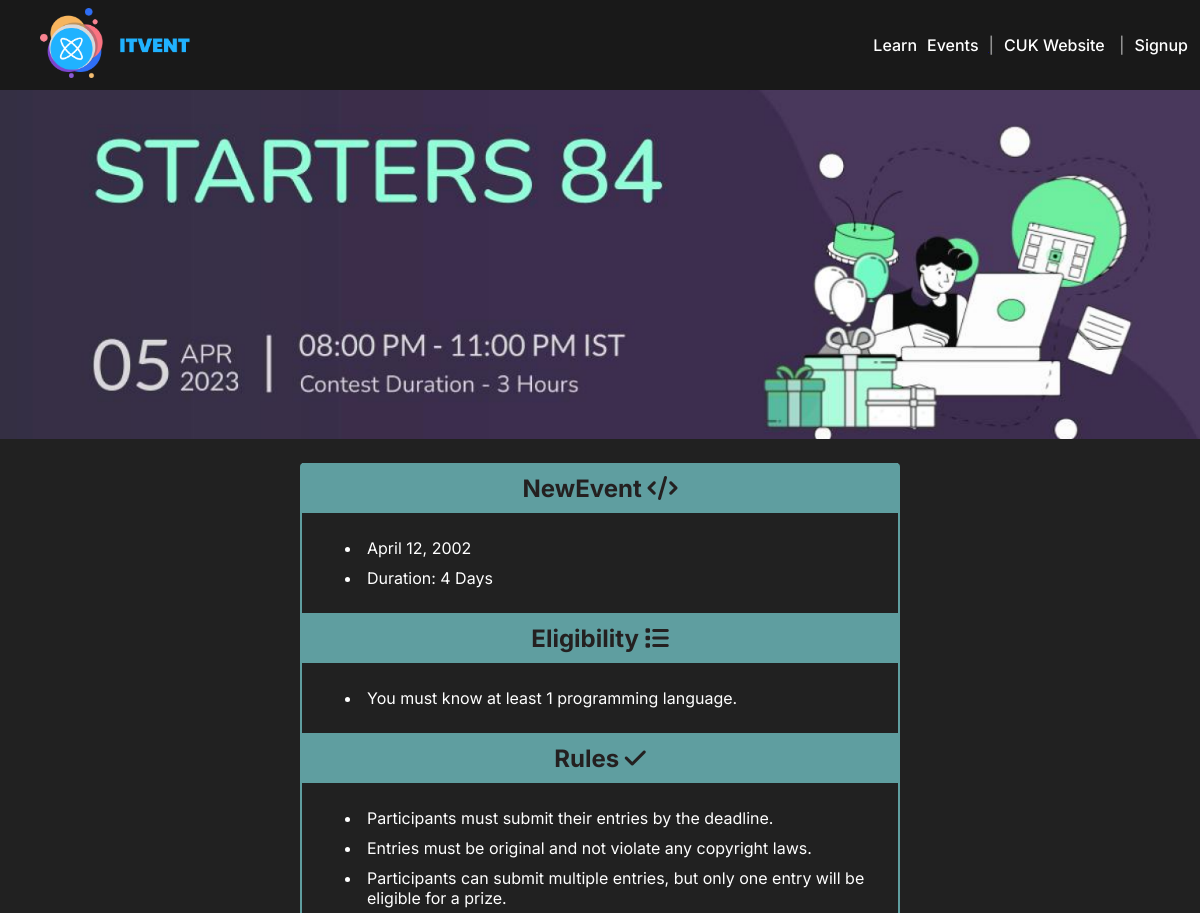
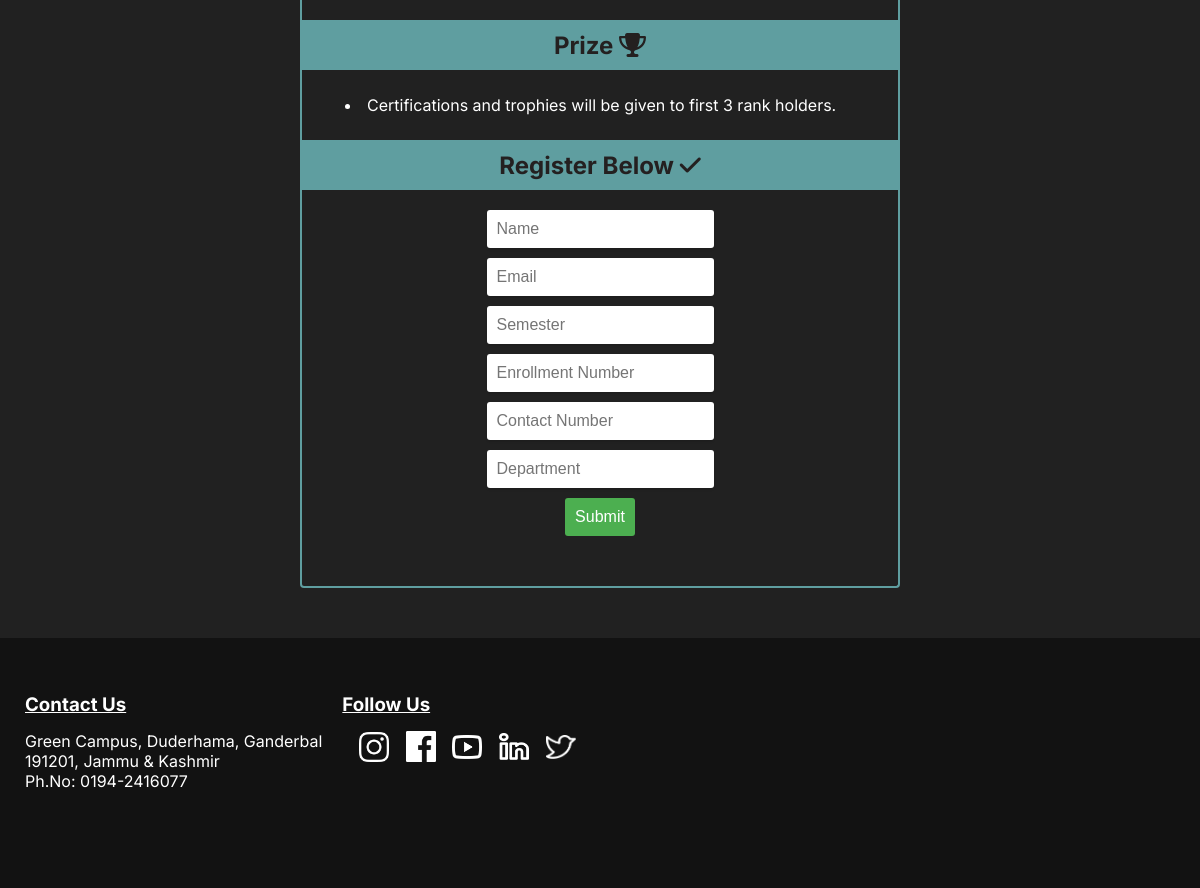
Screenshot of /events/ with the database file from the repository (2 pictures, top to bottom).
### events/models.py (models this page shows)
class Event(models.Model):
    image = models.ImageField(upload_to='media/events/images/')
    title = models.CharField(max_length=77)
    month = models.CharField(max_length=12)
    day = models.CharField(max_length=14)
    year = models.CharField(max_length=4)
    duration = models.CharField(max_length=10)
    eligibility = models.CharField(max_length=1024, default='You must know at least 1 programming language.')
    prize = models.CharField(max_length=1024, default='Certifications and trophies will be given to first 3 rank holders.')

### events/views.py (the view)
# urls.py: path('', views.events, name='events'),
def events(request):
    if request.method == 'POST':
        form = EventRegistrationForm(request.POST)
        if form.is_valid():
            name = form.cleaned_data['name']
            email = form.cleaned_data['email']
            semester = form.cleaned_data['semester']
            enrolment_no = form.cleaned_data['enrolment_no']
            contact_no = form.cleaned_data['contact_no']
            department = form.cleaned_data['department']
            register_data = EventRegistration(name=name, email=email, semester=semester, enrolment_no=enrolment_no, contact_no=contact_no, department=department)
            register_data.save()
            return HttpResponseRedirect('sucess/')
    else:
        form = EventRegistrationForm()
    event = Event.objects.first()  # Assuming you want to fetch the first event
    context = {
        'form': form,
        'event': event,
    }
    return render(request, 'events/events.html', context)

### events/templates/events/events.html (shortened to what this page needs)
{% extends 'homepage/base.html' %} {% load static %}
{% block styleblock %}
<link rel="stylesheet" href="{% static 'events/css/event-style.css' %}" />
{% endblock styleblock %}
{% block mainpage %}
{% if event%}
<div class="event-container">
  <img src="{{ event.image.url}}" width="6000" />
  <div class="contest">
      <div class="main">
        <h2>{{ event.title }} <i class="fa-solid fa-code"></i></h2>
      </div>
      <div class="body">
        <ul>
          <li>{{ event.month }} {{ event.day }}, {{ event.year }}</li>
          <li>Duration: {{ event.duration }}</li>
        </ul>
      </div>
      <div class="main">
        <h2>Eligibility <i class="fa-solid fa-list"></i></h2>
      </div>
      <div class="body">
        <ul>
          <li>{{ event.eligibility }}</li>
        </ul>
      </div>
      <div class="main">
        <h2>Rules <i class="fa-solid fa-check"></i></h2>
      </div>
      <div class="body">
        <ul>
          <li>Participants must submit their entries by the deadline.</li>
          <li>Entries must be original and not violate any copyright laws.</li>
          <li>
            Participants can submit multiple entries, but only one entry will be
            eligible for a prize.
          </li>
        </ul>
      </div>
      <div class="main">
        <h2>Prize <i class="fa-solid fa-trophy"></i></h2>
      </div>
      <div class="body">
        <ul>
          <li>{{ event.prize }}</li>
        </ul>
      </div>
    <div class="main">
      <h2>Register Below <i class="fa-solid fa-check"></i></h2>
    </div>
    <div class="form-container">
      <form action="" method="POST">
          {{ form.as_p }}
        <input type="submit" value="Submit" />
      </form>
    </div>
  </div>
</div>
{% else %}
  <div class="event-container-false">
    <img src="{% static 'events/images/no events.png' %}" alt="" width="300px">
  </div>
{% endif %}
{% endblock mainpage %}

### homepage/static/homepage/css/styles.css (style rules this page uses)
* { margin: 0px; }

### homepage/static/homepage/css/main-page.css (style rules this page uses)
html { font-family: inter; box-sizing: border-box; }

### events/static/events/css/event-style.css (style rules this page uses)
.event-container { background-color: #212121; margin-top: 90px; padding-bottom: 50px; }
.event-container > img { max-width: 100%; max-height: 100%; object-fit: cover; }
.contest { font-family: inter; border-radius: 4px; border: 2px solid cadetblue; border-top: 2px; height: auto; margin-top: 20px; margin-left: 25%; margin-right: 25%; padding-bottom: 30px; }
.main { height: 50px; display: flex; align-items: center; justify-content: center; color: rgb(36, 32, 32); background-color: cadetblue; }
.body { padding: 20px; }
.body > ul > li { padding: 5px; color: #FFF; }
.form-container { max-width: 500px; margin: 0 auto; padding: 20px; border-radius: 5px; }
.form-container form { display: flex; flex-direction: column; align-items:center ; }
.form-container input[type=text], .form-container input[type=email] { padding: 10px; margin-bottom: 10px; border: none; border-radius: 3px; background-color: #fff; box-shadow: 0px 2px 2px rgba(0,0,0,0.1); font-size: 16px; }
.form-container input[type=submit] { background-color: #4CAF50; color: white; border: none; border-radius: 3px; padding: 10px; font-size: 16px; cursor: pointer; }
.semester-field { display: block; padding: 10px; margin-bottom: 10px; border: none; border-radius: 3px; background-color: #fff; box-shadow: 0px 2px 2px rgba(0,0,0,0.1); font-size: 16px; }

### rows the page displays
Event: image (picture), title "NewEvent", month "April", day "12", year "2002", duration "4 Days", eligibility "You must know at least 1 programming language.", prize "Certifications and trophies will be given to first 3 rank holders."
